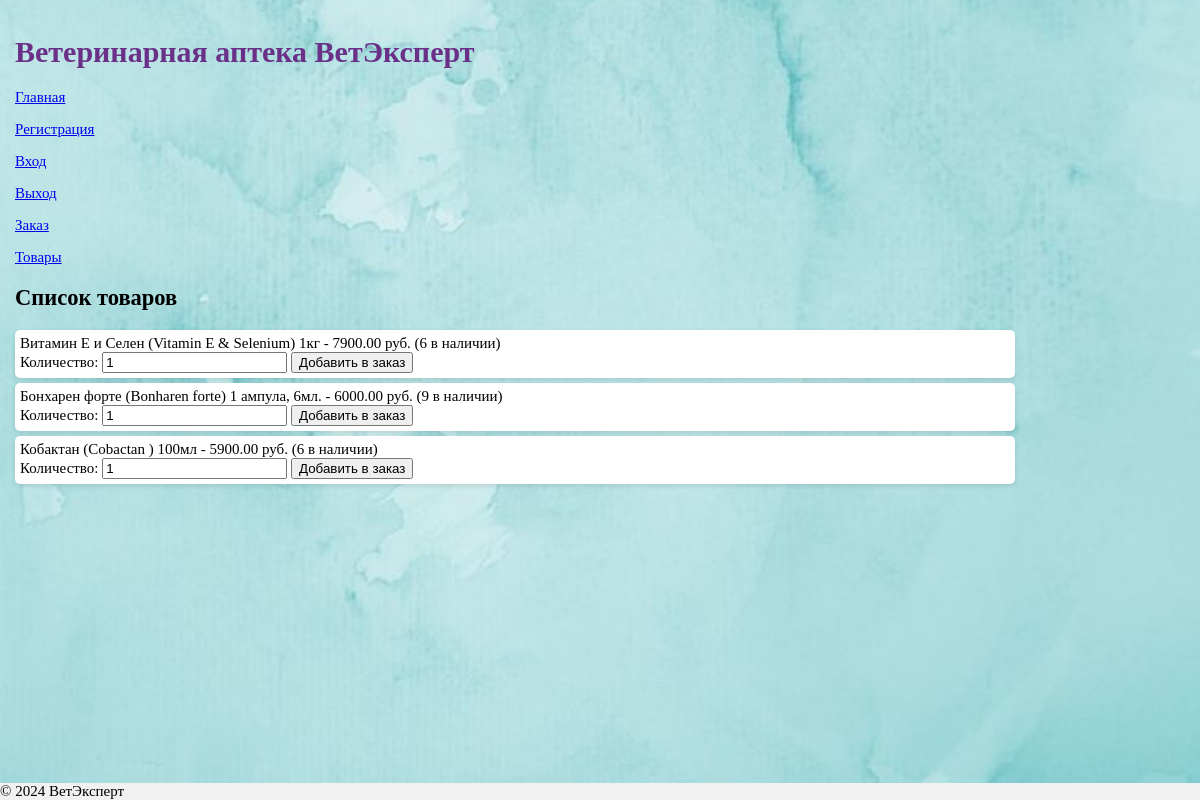
/products, run on an earlier commit of the app's database.
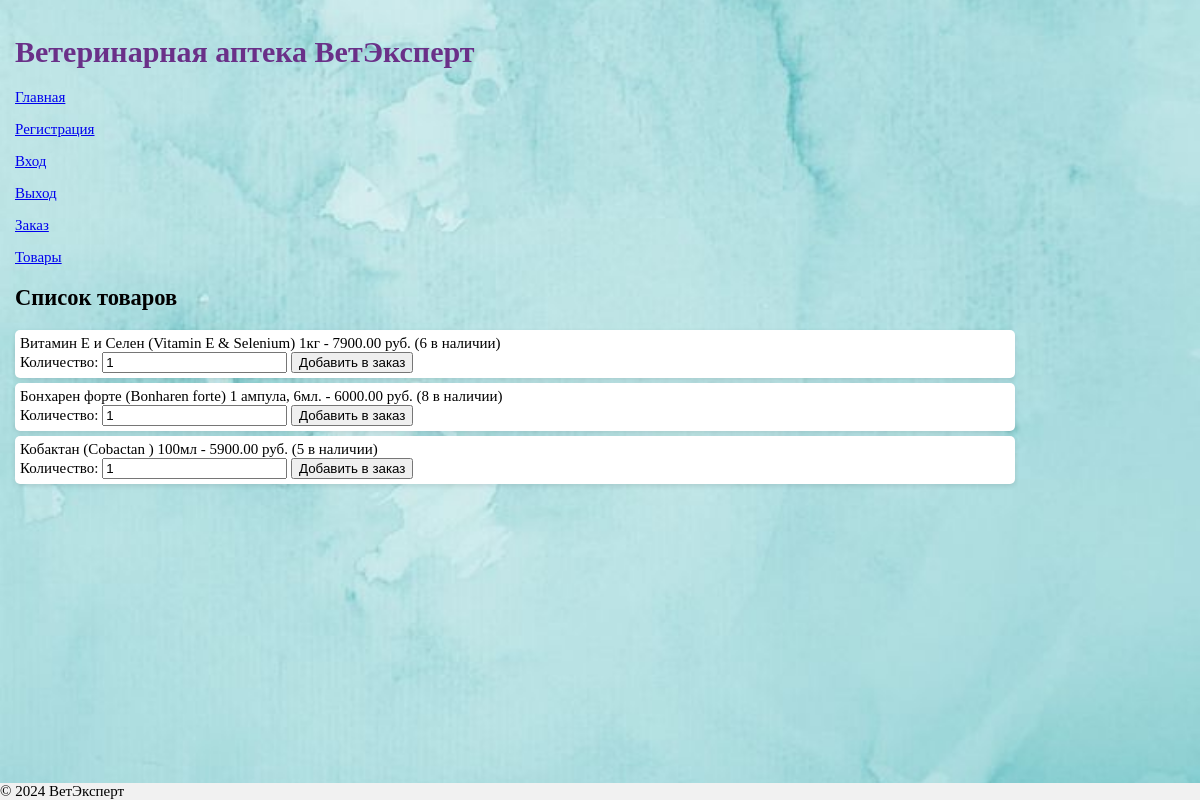
And on a later commit of the database.
### models.py (models this page shows, shortened)
class Product(db.Model):
    __tablename__ = 'products'
    id = db.Column(db.Integer, primary_key=True)
    name = db.Column(db.String(255), nullable=False)
    description = db.Column(db.Text, nullable=False)
    price = db.Column(db.Numeric(10, 2), nullable=False)
    quantity = db.Column(db.Integer, default=0)
    status = db.Column(db.String(20), default='available')
    STATUS_CHOICES = {
        'available': 'Доступен',
        'unavailable': 'Недоступен'
    }

### routes.py (the view)
@app.route('/products') # Список товаров
def product():
    products = Product.query.all()
    return render_template('product.html', products=products)

### templates/product.html (shortened to what this page needs)
{% extends 'base.html' %}
{% block content %}
<h2>Список товаров</h2>
<ul>
    {% for product in products %}
        <li>
            {{ product.name }} - {{ product.price }} руб. ({{ product.quantity }} в наличии)
            <form action="{{ url_for('add_to_cart', product_id=product.id) }}" method="post">
                <label for="quantity_{{ product.id }}">Количество:</label>
                <input type="number" name="quantity" id="quantity_{{ product.id }}" min="1" value="1" required>
                <button type="submit">Добавить в заказ</button>
            </form>
        </li>
    {% endfor %}
</ul>
{% endblock %}

### templates/base.html (shortened to what this page needs)
<!DOCTYPE html>
<html lang="ru">
<head>
   <link href="{{ url_for('static', filename='style.css') }}" rel="stylesheet" type="text/css" />
</head>
<body>
    <header>
        <h1>Ветеринарная аптека ВетЭксперт</h1>
        <nav>
            <p><a href="{{ url_for('base') }}">Главная</a></p>
            <p><a href="{{ url_for('register') }}">Регистрация</a></p>
            <p><a href="{{ url_for('login') }}">Вход</a></p>
            <p><a href="{{ url_for('logout') }}">Выход</a></p>
            <p><a href="{{ url_for('order_view') }}">Заказ</a></p>
            <p><a href="{{ url_for('product') }}">Товары</a></p>
        </nav>
    </header>
    <main>
        {% block content %}{% endblock %}
    </main>
    <div class="footer">© 2024 ВетЭксперт</div>
</body>
</html>

### static/style.css (style rules this page uses)
body { background-image: url("423283a2b0089d478492c4b42474fcc3.jpg"); background-size: no-repeat; background-position: center; background-size: cover; height: 400px; width: 1000px; font-family: Tahoma; margin: 0; padding: 15px; font-size: 15px }
h1 { white-space: nowrap; color: #6A3088; }
ul { list-style-type: none; padding: 0; }
li { background-color: #fff; margin: 5px 0; padding: 5px; border-radius: 5px; box-shadow: 0 2px 5px rgba(0, 0, 0, 0.1); }
.footer { position: fixed; left: 0; bottom: 0; background-color:#f1f1f1; width: 100%; }

What changed in the data, as far as the page shows it:
changed Product "Бонхарен форте (Bonharen forte) 1 ампула, 6мл.": quantity "9" → "8"
changed Product "Кобактан (Cobactan ) 100мл": quantity "6" → "5"
